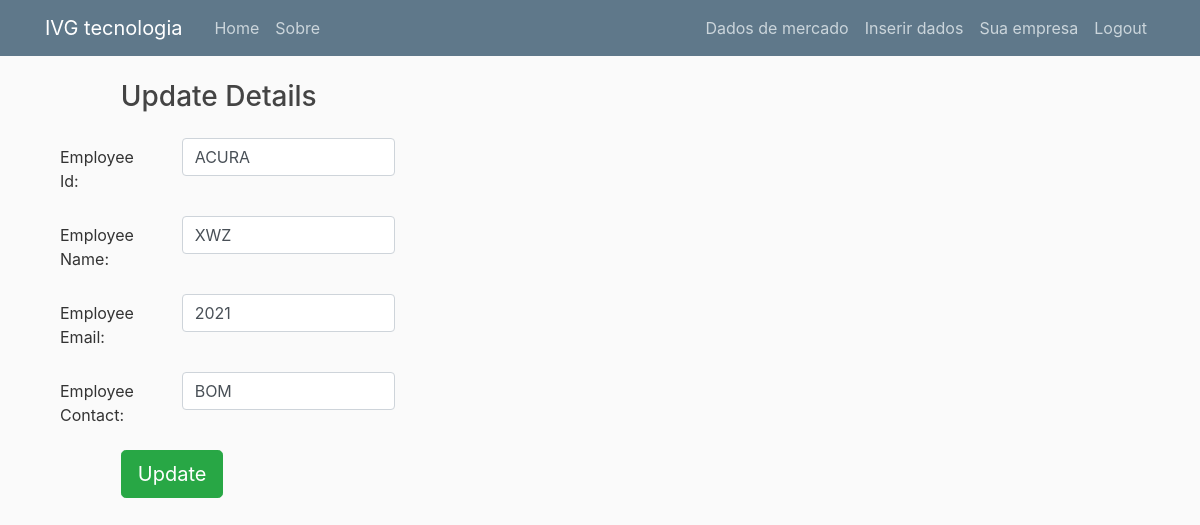
/Data/Editar/2 (signed in), run on the app's committed database.
### data/models.py (models this page shows)
class DataDB(models.Model):
	marca=models.CharField(max_length = 30, default ="ACURA")
	modelo=models.CharField(max_length = 30, default="XWZ")
	ano=models.IntegerField(default= 2021)
	status=models.CharField(max_length= 10,default= "BOM")
	cor=models.CharField(max_length= 10, default= "VERMELHO")
	combustivel=models.CharField(max_length= 10,default= "FLEX")
	quilometragem=models.DecimalField(max_digits= 10,decimal_places=2,max_length= 12,default=100)
	lucro=models.DecimalField(max_digits= 10,decimal_places=2,max_length= 12,default=100)
	preco=models.DecimalField(max_digits= 10,decimal_places=2,max_length= 12,default=100)
	margem_de_lucro=models.DecimalField(max_digits= 10,decimal_places=2,max_length= 12,default=100)
	data_postada = models.DateTimeField(default=timezone.now)
	autor = models.ForeignKey(User, on_delete=models.CASCADE, default = 1)

### data/views.py (the view)
# urls.py: path('Editar/<int:id>', views.Editar, name = 'data-Editar'),
@login_required
def Editar(request, id):
    query = DataDB.objects.get(id=id)
    return render(request,'data/editar.html', {'query':query})

### data/templates/data/editar.html (shortened to what this page needs)
{% extends "APP_IVG/layout.html" %}
{% block content %}
<form method="POST" class="post-form" action="{% url 'data-Update' query.id %}">
  <div class="container">
  <div class="form-group row">
  <label class="col-sm-1 col-form-label"></label>
  <div class="col-sm-4">
  <h3>Update Details</h3>
  </div>
   </div>
  <div class="form-group row">
  <label class="col-sm-2 col-form-label">Employee Id:</label>
  <div class="col-sm-4">
   <input type="text" class="form-control" name="id" id="id_id" required maxlength="20" value="{{query.marca }}"/>
  </div>
   </div>
   <div class="form-group row">
  <label class="col-sm-2 col-form-label">Employee Name:</label>
  <div class="col-sm-4">
   <input type="text" class="form-control" name="name" id="id_name" required maxlength="100" value="{{ query.modelo }}" />
  </div>
   </div>
  <div class="form-group row">
  <label class="col-sm-2 col-form-label">Employee Email:</label>
  <div class="col-sm-4">
   <input type="email" class="form-control" name="email" id="id_email" required maxlength="254" value="{{ query.ano }}" />
  </div>
   </div>
  <div class="form-group row">
  <label class="col-sm-2 col-form-label">Employee Contact:</label>
  <div class="col-sm-4">
   <input type="text" class="form-control" name="contact" id="id_contact" required maxlength="15" value="{{ query.status }}" />
  </div>
   </div>
  <div class="form-group row">
  <label class="col-sm-1 col-form-label"></label>
  <div class="col-sm-4">
  <button type="submit" class="btn btn-success btn-lg">Update</button>
  </div>
   </div>
  </div>
 </form>
{% endblock content %}

### APP_IVG/static/APP_IVG/main.css (style rules this page uses)
body { background: #fafafa; color: #333333; margin-top: 5rem; }
h1, h2, h3, h4, h5, h6 { color: #444444; }

### data on the page
DataDB: id "ACURA", name "XWZ", email "2021", contact "BOM"
